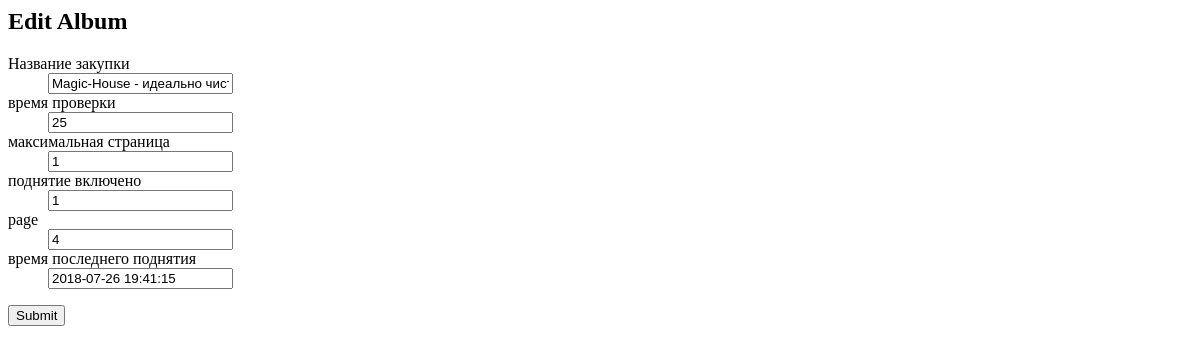
/item/81532, run on an earlier commit of the app's database.
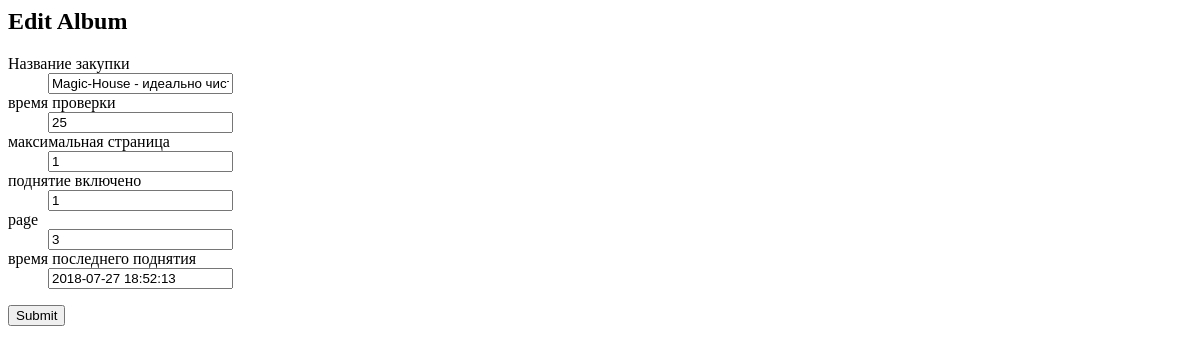
And on a later commit of the database.
### tables this page shows
CREATE TABLE topics (id INTEGER PRIMARY KEY UNIQUE NOT NULL, name VARCHAR (250) NOT NULL, ref VARCHAR (100), time_start TIME DEFAULT (7), time_stop TIME DEFAULT (23.05), interval_minutes INTEGER DEFAULT (30), user_id INTEGER REFERENCES users (id), last_up_time TIME DEFAULT (1), active INT DEFAULT (1), page INT, maxpage INT DEFAULT (1), actual INT DEFAULT (1), good_id INT DEFAULT (0));

### app.py (the view, shortened to what this page needs)
@app.route('/item/<int:id>', methods=['GET', 'POST'])
def edit(id):
    tpcs = engine.execute("""select t.id,
                                           t.name,
                                           t.page,
                                           t.maxpage max_page,
                                           t.interval_minutes,
                                           t.active,
                                           datetime(last_up_time, 'unixepoch', 'localtime') up_time
                                   from topics t
                                   where actual=1 """+" and id={}".format(id)).first()
    form=EditForm(formdata=request.form, obj=tpcs)
    return render_template('edit_topic.html', form=form)

### forms.py
class EditForm(FlaskForm):
    name = StringField('Название закупки')
    page = StringField('page')
    max_page = StringField('максимальная страница', validators=[DataRequired()])
    interval_minutes = StringField('время проверки', validators=[DataRequired()])
    active = StringField('поднятие включено', validators=[DataRequired()])
    up_time = StringField('время последнего поднятия ')

### templates/edit_topic.html (shortened to what this page needs)
<doctype html>
<h2>Edit Album</h2>
{% from "_formhelpers.html" import render_field %}
<form method=post>
    <dl>
        {{ render_field(form.name) }}
        {{ render_field(form.interval_minutes) }}
        {{ render_field(form.max_page) }}
        {{ render_field(form.active) }}
        {{ render_field(form.page) }}
        {{ render_field(form.up_time) }}
    </dl>
    <p><input type=submit value=Submit>
</form>

### templates/_formhelpers.html (shortened to what this page needs)
{% macro render_field(field) %}
    <dt>{{ field.label }}
    <dd>{{ field(**kwargs)|safe }}
    </dd>
{% endmacro %}

What changed in the data, as far as the page shows it:
changed topics "Magic-House - идеально чисто без магии. Швабры всех форматов и всё для уборки": page "4" → "3"
Also different on the page:
form field up_time: "2018-07-26 19:41:15" → "2018-07-27 18:52:13"
